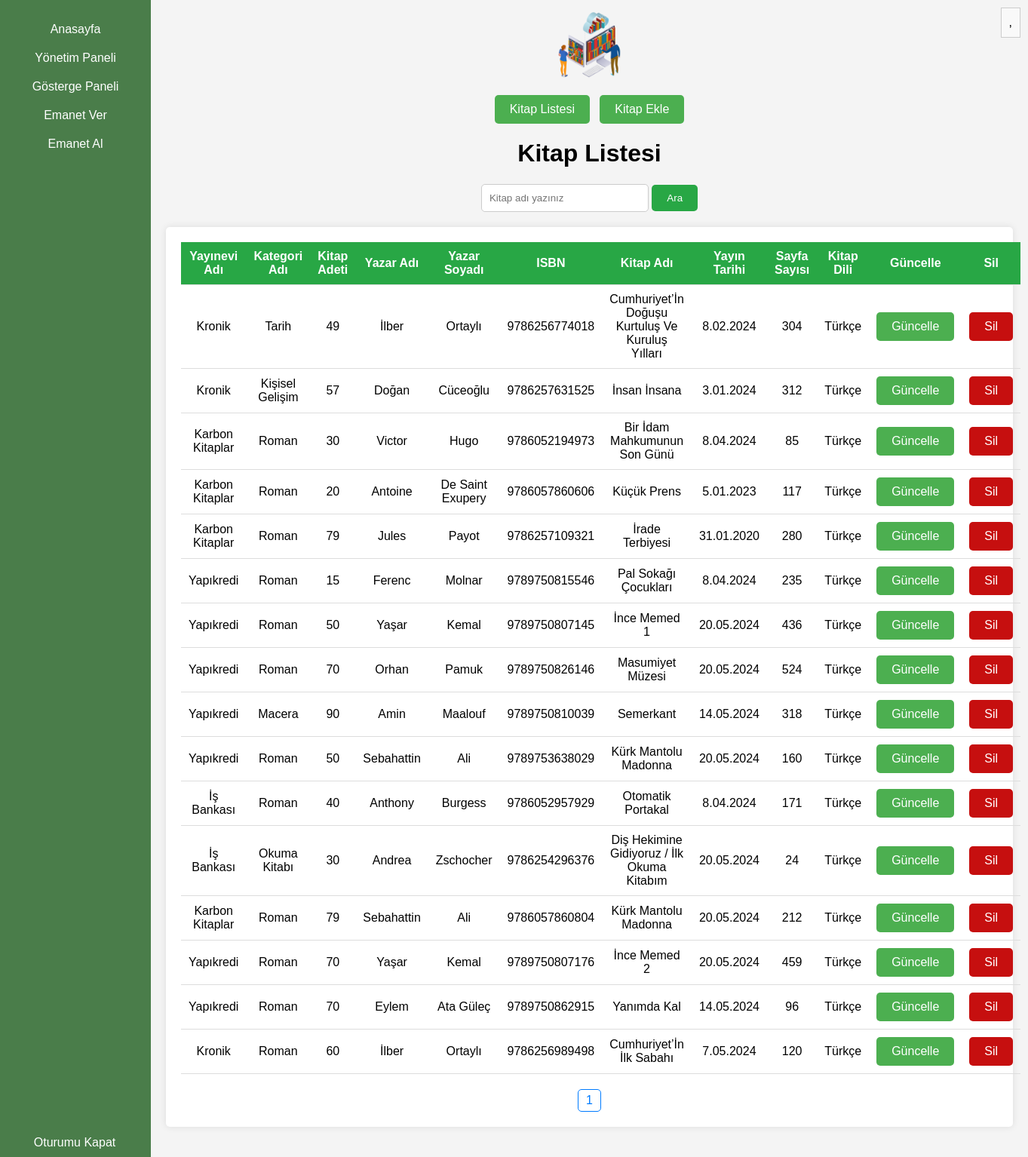
Page /admin/yonetim/kitapislem.php on the committed database.
### tables this page shows
CREATE TABLE IF NOT EXISTS `tbl_yayin_evleri` (
  `yayinEvi_id` int NOT NULL AUTO_INCREMENT,
  `yayinEviAdi` varchar(50) NOT NULL,
  `adres_id` int NOT NULL,
  PRIMARY KEY (`yayinEvi_id`)
);

CREATE TABLE IF NOT EXISTS `kategoriler` (
  `kategori_id` int NOT NULL AUTO_INCREMENT,
  `kitap_id` int NOT NULL,
  `kategoriAdi` varchar(50) NOT NULL,
  PRIMARY KEY (`kategori_id`)
);

CREATE TABLE IF NOT EXISTS `kitaplar_kutuphane` (
  `kitap_id` int NOT NULL,
  `kutuphane_id` int NOT NULL,
  `adet` int NOT NULL,
  PRIMARY KEY (`kitap_id`)
);

CREATE TABLE IF NOT EXISTS `yazarlar` (
  `yazar_id` int NOT NULL AUTO_INCREMENT,
  `kitap_id` int NOT NULL,
  `yazarAd` varchar(50) NOT NULL,
  `yazarSoyad` varchar(50) NOT NULL,
  PRIMARY KEY (`yazar_id`)
);

CREATE TABLE IF NOT EXISTS `tbl_kitaplar` (
  `kitap_id` int NOT NULL AUTO_INCREMENT,
  `yayinEvi_id` int NOT NULL,
  `ISBN` bigint NOT NULL,
  `kitapAdi` varchar(50) NOT NULL,
  `yayinTarihi` varchar(50) NOT NULL,
  `sayfaSayisi` int NOT NULL,
  `kitapDili` varchar(50) NOT NULL,
  PRIMARY KEY (`kitap_id`)
);

### admin/yonetim/kitapislem.php (the view, shortened to what this page needs)
<!DOCTYPE html>
<html lang="tr">
<head>
    <link rel="stylesheet" type="text/css" href="style.css">
    <link rel="stylesheet" type="text/css" href="../1.css">
</head>
<body>
    <div class="content" style="text-align: center; height: 50px; padding: 10px;">
        <img src="../../logo.png" style="height: 100px;">
        <div class="menu" onclick="toggleMenu()">
            <?php
            echo $_SESSION['kullanici'] . ", ";
            ?>
        </div>
    </div>
    <div class="sidebar">
        <a href="../admin.php">Anasayfa</a>
        <div class="dropdown" onclick="toggleDropdown()">
            <a href="#">Yönetim Paneli</a>
        </div>
        <a href="../gostergepaneli.php">Gösterge Paneli</a>
        <a href="../emanetver.php">Emanet Ver</a>
        <a href="../emanetal.php">Emanet Al</a>
        <a href="../oturumukapat.php" style="bottom: 0; position: fixed; width:168px;">Oturumu Kapat</a>
    </div>
    <div class="content" style="text-align: center; vertical-align: middle; max-width:100%; max-height:100%;">
        <br><br>
        <a href="kitaplistesi.php" class="custom-button">Kitap Listesi</a>&nbsp;&nbsp;
        <a href="kitaplar.php" class="custom-button">Kitap Ekle</a>
        <h1>Kitap Listesi</h1>
        <form action="kitapislem.php" method="post">
            <input type="text" id="user-name" name="kitap_arama" placeholder="Kitap adı yazınız">
            <button id="search-button">Ara</button>
        </form>
        <div class="container">
            <?php
            $servername = "localhost";
            $username = "root";
            $password = "";
            $dbname = "kutuphane";
            $conn = new mysqli($servername, $username, $password, $dbname);
            $page = isset($_GET['page']) ? $_GET['page'] : 1;
            $per_page = 25;
            $start_from = ($page - 1) * $per_page;
            if (isset($_POST['kitap_arama'])) {
                $arama_kitapAdi = trim($_POST['kitap_arama']);
                $sql = "SELECT tbl_yayin_evleri.yayinEviAdi, kategoriler.kategoriAdi, kitaplar_kutuphane.kutuphane_id, kitaplar_kutuphane.adet,
                yazarlar.yazarAd, yazarlar.yazarSoyad, tbl_kitaplar.ISBN, tbl_kitaplar.kitapAdi, tbl_kitaplar.yayinTarihi, tbl_kitaplar.sayfaSayisi,
                tbl_kitaplar.kitapDili
                FROM tbl_yayin_evleri, tbl_kitaplar, kitaplar_kutuphane, yazarlar, kategoriler
                WHERE tbl_yayin_evleri.yayinEvi_id = tbl_kitaplar.yayinEvi_id
                AND tbl_kitaplar.kitap_id = kitaplar_kutuphane.kitap_id
                AND yazarlar.kitap_id = tbl_kitaplar.kitap_id
                AND kategoriler.kitap_id = tbl_kitaplar.kitap_id
                AND kitapAdi LIKE '%" . $arama_kitapAdi . "%'
                LIMIT $start_from, $per_page";
                $result = $conn->query($sql);
                echo "<table>";
                echo "<thead>";
                echo "<tr>";
                echo "<th>Yayınevi Adı</th>";
                echo "<th>Kategori Adı</th>";
                echo "<th>Kitap Adeti</th>";
                echo "<th>Yazar Adı</th>";
                echo "<th>Yazar Soyadı</th>";
                echo "<th>ISBN</th>";
                echo "<th>Kitap Adı</th>";
                echo "<th>Yayın Tarihi</th>";
                echo "<th>Sayfa Sayısı</th>";
                echo "<th>Kitap Dili</th>";
                echo "<th>Güncelle</th>";
                echo "<th>Sil</th>";
                echo "</tr>";
                echo "</thead>";
                echo "<tbody>";
                if ($result->num_rows > 0) {
                    while ($row = $result->fetch_assoc()) {
                        echo "<tr>";
                        echo "<td>" . $row["yayinEviAdi"] . "</td>";
                        echo "<td>" . $row["kategoriAdi"] . "</td>";
                        echo "<td>" . $row["adet"] . "</td>";
                        echo "<td>" . $row["yazarAd"] . "</td>";
                        echo "<td>" . $row["yazarSoyad"] . "</td>";
                        echo "<td>" . $row["ISBN"] . "</td>";
                        echo "<td>" . $row["kitapAdi"] . "</td>";
                        echo "<td>" . $row["yayinTarihi"] . "</td>";
                        echo "<td>" . $row["sayfaSayisi"] . "</td>";
                        echo "<td>" . $row["kitapDili"] . "</td>";
                        echo "<td><a href='kitapguncelle.php?yayinEviAdi=" . $row["yayinEviAdi"] . "&kategoriAdi=" . $row["kategoriAdi"] . "
                        &kutuphane_id=" . $row["kutuphane_id"] . "&adet=" . $row["adet"] . "&yazarAd=" . $row["yazarAd"] . "
                        &yazarSoyad=" . $row["yazarSoyad"] . "&ISBN=" . $row["ISBN"] . "&kitapAdi=" . $row["kitapAdi"] . "
                        &yayinTarihi=" . $row["yayinTarihi"] . "&sayfaSayisi=" . $row["sayfaSayisi"] . "&kitapDili=" . $row["kitapDili"] . "
                        ' class='custom-button'>Güncelle</a></td>";
                        echo "<td><a href='kitapsil.php?ISBN=" . $row["ISBN"] . "' class='custom-button1'>Sil</a></td>";
                        echo "</tr>";
                    }
                } else {
                    echo "<tr><td colspan='9'>Veri bulunamadı.</td></tr>";
                }
                echo "</tbody>";
                echo "</table>";
                $sql = "SELECT COUNT(*) AS total FROM tbl_kitaplar WHERE kitapAdi LIKE '%" . $arama_kitapAdi . "%'";
                $result = $conn->query($sql);
                $row = $result->fetch_assoc();
                $total_pages = ceil($row["total"] / $per_page);
                echo "<div class='pagination'>";
                for ($i = 1; $i <= $total_pages; $i++) {
                    echo "<a href='?page=$i'>$i</a>";
                }
                echo "</div>";
                $conn->close();
            } else {
                $sql = "SELECT tbl_yayin_evleri.yayinEviAdi, kategoriler.kategoriAdi, kitaplar_kutuphane.kutuphane_id, kitaplar_kutuphane.adet,
                yazarlar.yazarAd, yazarlar.yazarSoyad, tbl_kitaplar.ISBN, tbl_kitaplar.kitapAdi, tbl_kitaplar.yayinTarihi, tbl_kitaplar.sayfaSayisi,
                tbl_kitaplar.kitapDili
                FROM tbl_yayin_evleri, tbl_kitaplar, kitaplar_kutuphane, yazarlar, kategoriler
                WHERE tbl_yayin_evleri.yayinEvi_id = tbl_kitaplar.yayinEvi_id
                AND tbl_kitaplar.kitap_id = kitaplar_kutuphane.kitap_id
                AND yazarlar.kitap_id = tbl_kitaplar.kitap_id
                AND kategoriler.kitap_id = tbl_kitaplar.kitap_id
                LIMIT $start_from, $per_page";
                $result = $conn->query($sql);
                echo "<table>";
                echo "<thead>";
                echo "<tr>";
                echo "<th>Yayınevi Adı</th>";
                echo "<th>Kategori Adı</th>";
                echo "<th>Kitap Adeti</th>";
                echo "<th>Yazar Adı</th>";
                echo "<th>Yazar Soyadı</th>";
                echo "<th>ISBN</th>";
                echo "<th>Kitap Adı</th>";
                echo "<th>Yayın Tarihi</th>";
                echo "<th>Sayfa Sayısı</th>";
                echo "<th>Kitap Dili</th>";
                echo "<th>Güncelle</th>";
                echo "<th>Sil</th>";
                echo "</tr>";
                echo "</thead>";
                echo "<tbody>";
                if ($result->num_rows > 0) {
                    while ($row = $result->fetch_assoc()) {
                        echo "<tr>";
                        echo "<td>" . $row["yayinEviAdi"] . "</td>";
                        echo "<td>" . $row["kategoriAdi"] . "</td>";
                        echo "<td>" . $row["adet"] . "</td>";
                        echo "<td>" . $row["yazarAd"] . "</td>";
                        echo "<td>" . $row["yazarSoyad"] . "</td>";
                        echo "<td>" . $row["ISBN"] . "</td>";
                        echo "<td>" . $row["kitapAdi"] . "</td>";
                        echo "<td>" . $row["yayinTarihi"] . "</td>";
                        echo "<td>" . $row["sayfaSayisi"] . "</td>";
                        echo "<td>" . $row["kitapDili"] . "</td>";
                        echo "<td><a href='kitapguncelle.php?yayinEviAdi=" . $row["yayinEviAdi"] . "&kategoriAdi=" . $row["kategoriAdi"] . "
                        &kutuphane_id=" . $row["kutuphane_id"] . "&adet=" . $row["adet"] . "&yazarAd=" . $row["yazarAd"] . "
                        &yazarSoyad=" . $row["yazarSoyad"] . "&ISBN=" . $row["ISBN"] . "&kitapAdi=" . $row["kitapAdi"] . "
                        &yayinTarihi=" . $row["yayinTarihi"] . "&sayfaSayisi=" . $row["sayfaSayisi"] . "&kitapDili=" . $row["kitapDili"] . "
                        ' class='custom-button'>Güncelle</a></td>";
                        echo "<td><a href='kitapsil.php?ISBN=" . $row["ISBN"] . "' class='custom-button1'>Sil</a></td>";
                        echo "</tr>";
                    }
                } else {
                    echo "<tr><td colspan='9'>Veri bulunamadı.</td></tr>";
                }
                echo "</tbody>";
                echo "</table>";
                $sql = "SELECT COUNT(*) AS total FROM tbl_kitaplar";
                $result = $conn->query($sql);
                $row = $result->fetch_assoc();
                $total_pages = ceil($row["total"] / $per_page);
                echo "<div class='pagination'>";
                for ($i = 1; $i <= $total_pages; $i++) {
                    echo "<a href='?page=$i'>$i</a>";
                }
                echo "</div>";
            }
            ?>
        </div>
    </div>
</body>
</html>

### admin/yonetim/style.css (style rules this page uses)
body { font-family: Arial, sans-serif; background-color: #f2f7f1; margin: 0; padding: 0; overflow-x: hidden; }
.sidebar { background-color: #4a7d4a; position: fixed; top: 0; left: 0; height: 100%; width: 200px; padding-top: 20px; text-align: center; }
.sidebar a { color: white; text-decoration: none; padding: 10px 15px; display: block; font-size: 16px; }
.dropdown { position: relative; width: 100%; cursor: pointer; }
.content { margin-left: 200px; padding: 20px; }

### admin/1.css (style rules this page uses)
body { font-family: Arial, sans-serif; margin: 0; padding: 0; background-color: #f4f4f4; }
input { padding: 10px; width: 200px; border: 1px solid #ccc; border-radius: 5px; }
button { padding: 10px 20px; background-color: #28a745; color: white; border: none; border-radius: 5px; cursor: pointer; transition: background-color 0.3s; }

### admin/yonetim/kitapislem.php (style rules this page uses)
.menu { position: absolute; top: 10px; right: 10px; cursor: pointer; padding: 10px; border: 1px solid #ccc; background-color: #f9f9f9; transition: background-color 0.3s; }
.container { max-width: 1300px; margin: 20px auto; padding: 20px; background-color: #fff; border-radius: 5px; box-shadow: 0 0 10px rgba(0, 0, 0, 0.1); }
table { width: 100%; border-collapse: collapse; margin-bottom: 20px; }
table th, table td { padding: 10px; border-bottom: 1px solid #ddd; }
table th { background-color: #28a745; color: #fff; }
.pagination { text-align: center; }
.pagination a { display: inline-block; padding: 5px 10px; margin: 0 5px; color: #007bff; border: 1px solid #007bff; border-radius: 5px; text-decoration: none; }
.custom-button { display: inline-block; padding: 10px 20px; background-color: #4CAF50; color: white; text-align: center; text-decoration: none; font-size: 16px; border-radius: 5px; border: none; cursor: pointer; transition: background-color 0.3s ease; }
.custom-button1 { display: inline-block; padding: 10px 20px; background-color: rgb(198, 15, 15); color: white; text-align: center; text-decoration: none; font-size: 16px; border-radius: 5px; border: none; cursor: pointer; transition: background-color 0.3s ease; }

### rows in the picture
tbl_yayin_evleri: yayinEviAdi "Kronik", kategoriler.kategoriAdi "Tarih", kitaplar_kutuphane.adet "49", yazarlar.yazarAd "İlber", yazarlar.yazarSoyad "Ortaylı", tbl_kitaplar.ISBN "9786256774018", tbl_kitaplar.kitapAdi "Cumhuriyet’İn Doğuşu Kurtuluş Ve Kuruluş Yılları", tbl_kitaplar.yayinTarihi "8.02.2024", tbl_kitaplar.sayfaSayisi "304", tbl_kitaplar.kitapDili "Türkçe", kategoriler.kategoriAdi "Kişisel Gelişim", kitaplar_kutuphane.adet "57", yazarlar.yazarAd "Doğan", yazarlar.yazarSoyad "Cüceoğlu", tbl_kitaplar.ISBN "9786257631525", tbl_kitaplar.kitapAdi "İnsan İnsana", tbl_kitaplar.yayinTarihi "3.01.2024", tbl_kitaplar.sayfaSayisi "312", kategoriler.kategoriAdi "Roman", kitaplar_kutuphane.adet "60", tbl_kitaplar.ISBN "9786256989498", tbl_kitaplar.kitapAdi "Cumhuriyet’İn İlk Sabahı", tbl_kitaplar.yayinTarihi "7.05.2024", tbl_kitaplar.sayfaSayisi "120"
tbl_yayin_evleri: yayinEviAdi "Karbon Kitaplar", kategoriler.kategoriAdi "Roman", kitaplar_kutuphane.adet "30", yazarlar.yazarAd "Victor", yazarlar.yazarSoyad "Hugo", tbl_kitaplar.ISBN "9786052194973", tbl_kitaplar.kitapAdi "Bir İdam Mahkumunun Son Günü", tbl_kitaplar.yayinTarihi "8.04.2024", tbl_kitaplar.sayfaSayisi "85", tbl_kitaplar.kitapDili "Türkçe", kitaplar_kutuphane.adet "20", yazarlar.yazarAd "Antoine", yazarlar.yazarSoyad "De Saint Exupery", tbl_kitaplar.ISBN "9786057860606", tbl_kitaplar.kitapAdi "Küçük Prens", tbl_kitaplar.yayinTarihi "5.01.2023", tbl_kitaplar.sayfaSayisi "117", kitaplar_kutuphane.adet "79", yazarlar.yazarAd "Jules", yazarlar.yazarSoyad "Payot", tbl_kitaplar.ISBN "9786257109321", tbl_kitaplar.kitapAdi "İrade Terbiyesi", tbl_kitaplar.yayinTarihi "31.01.2020", tbl_kitaplar.sayfaSayisi "280", yazarlar.yazarAd "Sebahattin", yazarlar.yazarSoyad "Ali", tbl_kitaplar.ISBN "9786057860804", tbl_kitaplar.kitapAdi "Kürk Mantolu Madonna", tbl_kitaplar.yayinTarihi "20.05.2024", tbl_kitaplar.sayfaSayisi "212"
tbl_yayin_evleri: yayinEviAdi "Yapıkredi", kategoriler.kategoriAdi "Roman", kitaplar_kutuphane.adet "15", yazarlar.yazarAd "Ferenc", yazarlar.yazarSoyad "Molnar", tbl_kitaplar.ISBN "9789750815546", tbl_kitaplar.kitapAdi "Pal Sokağı Çocukları", tbl_kitaplar.yayinTarihi "8.04.2024", tbl_kitaplar.sayfaSayisi "235", tbl_kitaplar.kitapDili "Türkçe", kitaplar_kutuphane.adet "50", yazarlar.yazarAd "Yaşar", yazarlar.yazarSoyad "Kemal", tbl_kitaplar.ISBN "9789750807145", tbl_kitaplar.kitapAdi "İnce Memed 1", tbl_kitaplar.yayinTarihi "20.05.2024", tbl_kitaplar.sayfaSayisi "436", kitaplar_kutuphane.adet "70", yazarlar.yazarAd "Orhan", yazarlar.yazarSoyad "Pamuk", tbl_kitaplar.ISBN "9789750826146", tbl_kitaplar.kitapAdi "Masumiyet Müzesi", tbl_kitaplar.sayfaSayisi "524", kategoriler.kategoriAdi "Macera", kitaplar_kutuphane.adet "90", yazarlar.yazarAd "Amin", yazarlar.yazarSoyad "Maalouf", tbl_kitaplar.ISBN "9789750810039", tbl_kitaplar.kitapAdi "Semerkant", tbl_kitaplar.yayinTarihi "14.05.2024", tbl_kitaplar.sayfaSayisi "318", yazarlar.yazarAd "Sebahattin", yazarlar.yazarSoyad "Ali", tbl_kitaplar.ISBN "9789753638029", tbl_kitaplar.kitapAdi "Kürk Mantolu Madonna", tbl_kitaplar.sayfaSayisi "160", tbl_kitaplar.ISBN "9789750807176", tbl_kitaplar.kitapAdi "İnce Memed 2", tbl_kitaplar.sayfaSayisi "459", yazarlar.yazarAd "Eylem", yazarlar.yazarSoyad "Ata Güleç", tbl_kitaplar.ISBN "9789750862915", tbl_kitaplar.kitapAdi "Yanımda Kal", tbl_kitaplar.sayfaSayisi "96"
tbl_yayin_evleri: yayinEviAdi "İş Bankası", kategoriler.kategoriAdi "Roman", kitaplar_kutuphane.adet "40", yazarlar.yazarAd "Anthony", yazarlar.yazarSoyad "Burgess", tbl_kitaplar.ISBN "9786052957929", tbl_kitaplar.kitapAdi "Otomatik Portakal", tbl_kitaplar.yayinTarihi "8.04.2024", tbl_kitaplar.sayfaSayisi "171", tbl_kitaplar.kitapDili "Türkçe", kategoriler.kategoriAdi "Okuma Kitabı", kitaplar_kutuphane.adet "30", yazarlar.yazarAd "Andrea", yazarlar.yazarSoyad "Zschocher", tbl_kitaplar.ISBN "9786254296376", tbl_kitaplar.kitapAdi "Diş Hekimine Gidiyoruz / İlk Okuma Kitabım", tbl_kitaplar.yayinTarihi "20.05.2024", tbl_kitaplar.sayfaSayisi "24"
